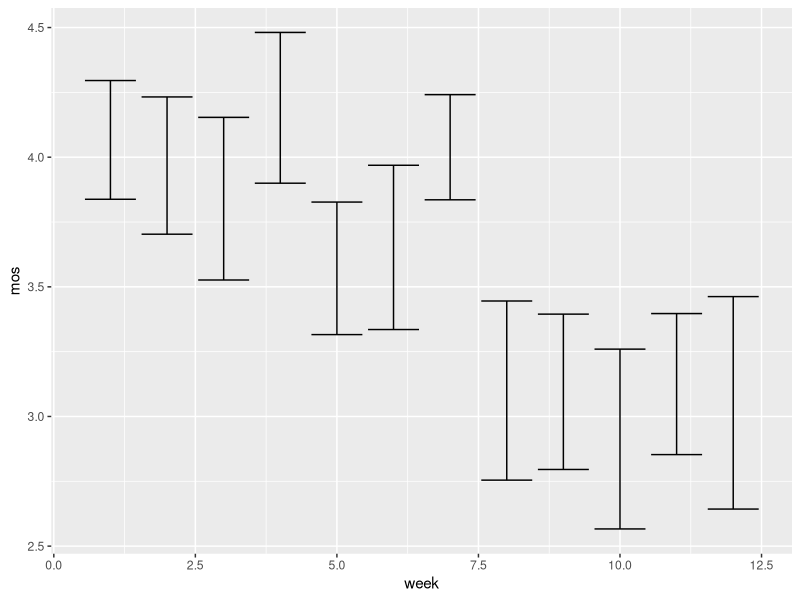

R code for this plot: (Note: this script raises an error after producing the figure.)
library(tidyverse)
library(dplyr)
library(ggplot2)
scores_ph4 <- read_csv("phase4_update_lts.csv", col_types = "fTcnlc")
scores_ph4 <- scores_ph4[!grepl("video", scores_ph4$video),]
scores_ph4$video_n <- substr(scores_ph4$video, 1, 3)
scores_ph4$quality <- as.numeric(substr(scores_ph4$video, 11, 11))
scores_ph4$external_id <- substr(scores_ph4$external_id, 1, 5)
scores_ph4$video_n <- as.numeric(scores_ph4$video_n)
#there is no video of number 36, so this part fixes the week division
scores_ph4$video_n[scores_ph4$video_n >35] <-  scores_ph4$video_n[scores_ph4$video_n >35] - 1
#there is no video of number 66, so this part fixes the week division
scores_ph4$video_n[scores_ph4$video_n >65] <-  scores_ph4$video_n[scores_ph4$video_n >65] - 1
scores_ph4$week <-  as.integer(((scores_ph4$video_n - 1)/7) + 1)
scores_ph4$day <- scores_ph4$video_n %% 7

#fix names of 4 videofiles
scores_ph4$video[scores_ph4$video == "001_p1204_5.0_4phreal_widoki.mp4"] <- "001_p1204_5.0_4phreal_widoki_y.mp4"
scores_ph4$video[scores_ph4$video == "003_p1204_2.0_4phreal_widoki.mp4"] <- "003_p1204_2.0_4phreal_widoki_n.mp4"
scores_ph4$video[scores_ph4$video == "009_p1204_5.0_4phreal_widoki.mp4"] <- "009_p1204_5.0_4phreal_widoki_y.mp4"
scores_ph4$video[scores_ph4$video == "011_p1204_2.0_4phreal_widoki.mp4"] <- "011_p1204_2.0_4phreal_widoki_y.mp4"

scores_ph4 <- scores_ph4 %>%
  add_column(Monday = NA,
             Tuesday = NA,
             Wednesday = NA,
             Thursday = NA,
             Friday = NA,
             Saturday = NA)
scores_ph4$Monday[scores_ph4$day == 1] <- scores_ph4$quality[scores_ph4$day == 1]
scores_ph4$Tuesday[scores_ph4$day == 2] <- scores_ph4$quality[scores_ph4$day == 2]
scores_ph4$Wednesday[scores_ph4$day == 3] <- scores_ph4$quality[scores_ph4$day == 3]
scores_ph4$Thursday[scores_ph4$day == 4] <- scores_ph4$quality[scores_ph4$day == 4]
scores_ph4$Friday[scores_ph4$day == 5] <- scores_ph4$quality[scores_ph4$day == 5]
scores_ph4$Saturday[scores_ph4$day == 6] <- scores_ph4$quality[scores_ph4$day == 6]

#delate the unfull week
scores_ph4 <- scores_ph4[!grepl("13", scores_ph4$week),]



df_s <- data.frame(matrix(ncol = 14, nrow = 0))
colnames(df_s) <- c("external_id", "week", "mo", "tu", "we", "th", "fr", "sa", "n", "n_lowq", "q2", "n_full", "n_obs", "q4")

w <- scores_ph4 %>% group_by(week)
z <- group_split(w)
n_watched_testers <- scores_ph4 %>%
  group_by(external_id) %>%
  dplyr::summarize(perc_videos = n()/(7*length(z)))

for (p in 1:length(z)){
  my_list <- unlist(z[p], recursive = FALSE)
  d <- as.data.frame(my_list)
  db <- d %>% filter(quality == 2)
  da <- db %>%
    group_by(external_id) %>%
    dplyr::summarize(n_lowq = n()) 
  d <- d[!duplicated(d[c("external_id","video")]),]
  dx <- d %>%
    group_by(external_id) %>%
    dplyr::summarize(week = week, n = n(), full = n(), q2 = q2, q4 = q4, mo = sum(Monday, na.rm = TRUE), tu = sum(Tuesday, na.rm = TRUE), we = sum(Wednesday, na.rm = TRUE), th = sum(Thursday, na.rm = TRUE), fr = sum(Friday, na.rm = TRUE), sa = sum(Saturday, na.rm = TRUE)) %>%
    dplyr::mutate(qq = sum(q2, na.rm = TRUE))
  dx$full <-ifelse(dx$n==7,1,0)
  dx$n_full <- sum(dx$full)/7
  d1 <- left_join(dx, da)
  d1 <- d1[complete.cases(d1$q2),]
  d1$n_obs <- nrow(d1)
  d1$mo[d1$mo == 0] = NA
  d1$tu[d1$tu == 0] = NA
  d1$we[d1$we == 0] = NA
  d1$th[d1$th == 0] = NA
  d1$fr[d1$fr == 0] = NA
  d1$sa[d1$sa == 0] = NA
  d0 <- d1[,c("external_id", "week", "mo", "tu", "we", "th", "fr", "sa", "n", "n_lowq", "q2", "n_full", "n_obs", "q4")]
  df_s <- rbind(df_s, d0)
}

df_s$week_q <- sprintf("%d,%d,%d,%d,%d,%d", df_s$mo, df_s$tu, df_s$we, df_s$th, df_s$fr, df_s$sa)

#mos for all observations
  d_mos <- df_s %>%
  group_by(week) %>%
    dplyr::summarize(n_votes = n(), mos = mean(q2, na.rm = TRUE), sd = sd(q2, na.rm = TRUE))

  
#mos for only full observations
  d_mos_full <- df_s %>% filter(n == 7) %>%
    group_by(week) %>%
    dplyr::summarize(n_votes = n(), week_q = substr(paste(week_q, collapse = ""), 1, 11), mos = mean(q2, na.rm = TRUE), sd = sd(q2, na.rm = TRUE), mean_q = mean((mo+tu+we+th+fr+sa)/6, na.rm = TRUE))
  
d_mos_full %>%
  ggplot(aes(week, mos)) + geom_errorbar(aes(ymin = mos - 1.96*sd/sqrt(n_votes), 
                                             ymax = mos + 1.96*sd/sqrt(n_votes)))

#check answers for content questions
scores_ph4$question <- ifelse(grepl("n.mp4", scores_ph4$video), FALSE, ifelse(grepl("y.mp4", scores_ph4$video), TRUE, NA))
scores_ph4$content_q <- ifelse(scores_ph4$question == 'FALSE' & scores_ph4$q3 == 'FALSE', 1,
                    ifelse(scores_ph4$question == 'TRUE' & scores_ph4$q3 == 'TRUE', 1, 0))

content <- scores_ph4 %>% filter(!is.na(content_q)) %>%
  group_by(external_id) %>%
  dplyr::summarize(count(content_q))

#save as csv
  write.csv(df_s,"phase4_current_results.csv", row.names = FALSE)
  write.csv(content,"phase4_content_quest.csv", row.names = FALSE)
  write.csv(n_watched_testers,"phase4_percantage_watched.csv", row.names = FALSE)
  write.csv(d_mos,"phase4_mos.csv", row.names = FALSE)
  write.csv(d_mos_full,"phase4_mos_onlyfullobs.csv", row.names = FALSE)
  